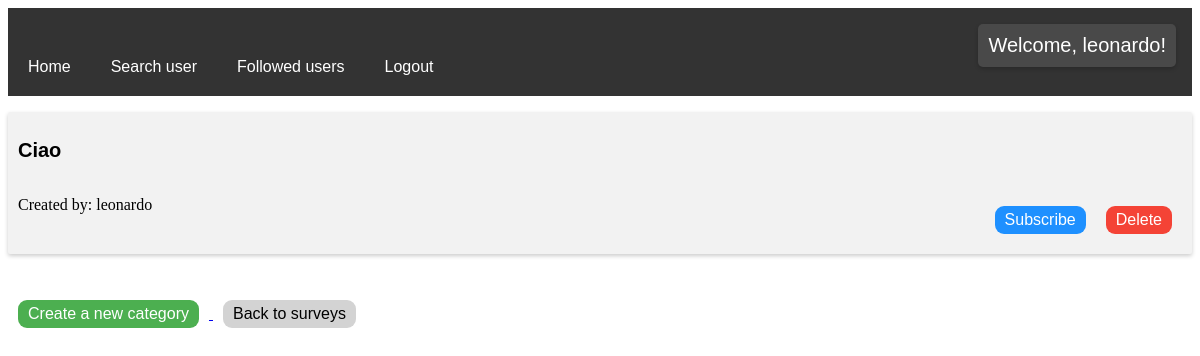
/manageCategories/ (signed in), run on an earlier commit of the app's database.
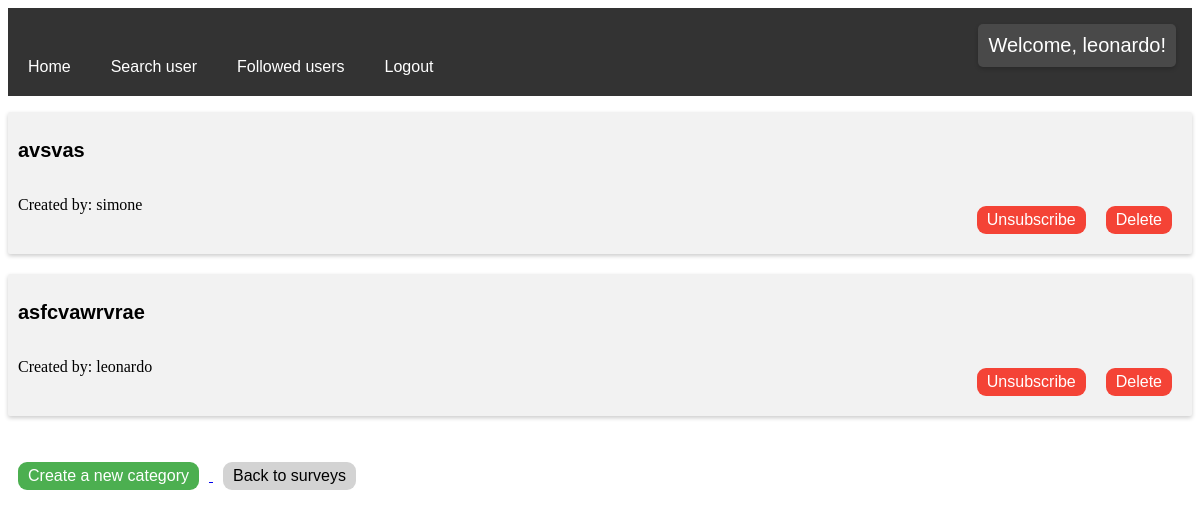
And on a later commit of the database.
### surveys/models.py (models this page shows, shortened)
class Category(models.Model):
    id = models.AutoField(primary_key=True)
    name = models.CharField(max_length=50)
    user = models.ForeignKey(User, on_delete=models.CASCADE, null=True)

### surveys/views.py (the view)
# urls.py: path('manageCategories/', views.ManageCategories.as_view(), name='manageCategories'),
class ManageCategories(ListView):
    model = Category
    template_name = 'manageCategories.html'
    context_object_name = 'categories'
    def get_context_data(self, *, object_list=None, **kwargs):
        context = super().get_context_data(**kwargs)
        context['subscribed_categories'] = UserCategorySubscription.objects.filter(user=self.request.user).values_list('category', flat=True)
        return context

### templates/manageCategories.html
{% extends 'base.html' %}
{% block content %}
    <ul class="card">
        {% for category in categories %}
            <li>
                <h2> {{ category.name }} </h2>
                <br>
                Created by: {{ category.user }}
                {% if category.user == user or user.is_staff %}
                    <a href="{% url 'deleteCategory' category.id %}">
                        <button class="delete" type="button">Delete</button>
                    </a>
                {% endif %}
                {% if category.id in subscribed_categories %}
                    <a href="{% url 'unsubscribeFromCategory' category.id %}">
                        <button class="unsubscribe" type="button">Unsubscribe</button>
                    </a>
                {% else %}
                    <a href="{% url 'subscribeToCategory' category.id %}">
                        <button class="subscribe" type="button">Subscribe</button>
                    </a>
                {% endif %}
            </li>
        {% endfor %}
    </ul>
    <a href="{% url 'createCategory' %}">
        <button class="new" type="button">Create a new category</button>
    </a>
    <a href="{% url 'index' %}">
        <button class="home" type="button">Back to surveys</button>
    </a>
{% endblock %}

What changed in the data, as far as the page shows it:
changed Category: name "Ciao" → "avsvas"; user "leonardo" → "simone"; text "Subscribe" → "Unsubscribe"
added Category: name "asfcvawrvrae", user "leonardo", shows "Delete", shows "Unsubscribe"
